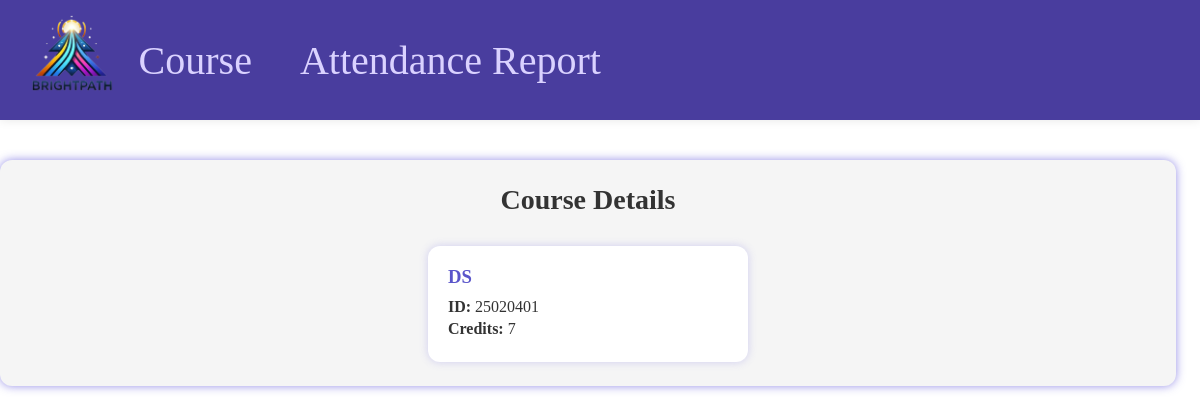
Page /hod/php/course_details.php?cid=25020401 on the committed database.
### tables this page shows
CREATE TABLE `course` (
  `Course_ID` int(15) NOT NULL,
  `Course_Name` varchar(25) NOT NULL,
  `Department_ID` int(15) DEFAULT NULL,
  `Credits` int(5) NOT NULL,
  `HOD_ID` int(15) DEFAULT NULL
);

### hod/php/course_details.php (the view, shortened to what this page needs)
<?php
include 'navbar.php';
include 'conn.php';
?>
<link rel="stylesheet" href="../css/course_details.css">
<div class="main">
    <h2 class="title">Course Details</h2>
    <div class="course-container">
    <?php
        $select = "SELECT * FROM course WHERE Course_ID = " . $_GET['cid'] . ";";
        $result = mysqli_query($conn, $select);
        if (mysqli_num_rows($result) > 0) {
            while ($row = mysqli_fetch_array($result)) {
        ?>
        <div class="course-card">
            <div class="course-info">
                <h3><?php echo $row['Course_Name']; ?></h3>
                <p><strong>ID:</strong> <?php echo $row['Course_ID']; ?></p>
                <p><strong>Credits:</strong> <?php echo $row['Credits']; ?></p>
            </div>
        </div>
        <?php
            }
        } else {
            echo "<p class='no-data'>No courses found for your department.</p>";
        }
        ?>
    </div>
</div>

### hod/css/navbar.css (style rules this page uses)
* { font-family: 'Times New Roman'; margin: 0; padding: 0; }

### hod/css/course_details.css (style rules this page uses)
.main { padding: 3vh 4vw; width: 90vw; top: 20vh; position: relative; background-color: #f5f5f5; border-radius: 12px; box-shadow: 0 0 10px #786fe0c8; }
.title { text-align: center; font-size: 28px; margin-bottom: 30px; color: #333; }
.course-container { display: flex; flex-wrap: wrap; justify-content: center; gap: 20px; }
.course-card { background-color: white; width: 280px; padding: 20px; border-radius: 12px; box-shadow: 0 0 8px rgba(120, 111, 224, 0.3); transition: 0.3s ease; }
.course-info h3 { color: #5a55ca; margin-bottom: 10px; }
.course-info p { margin: 4px 0; color: #333; }

### rows in the picture
course: Course_Name "DS", Course_ID "25020401", Credits "7"
